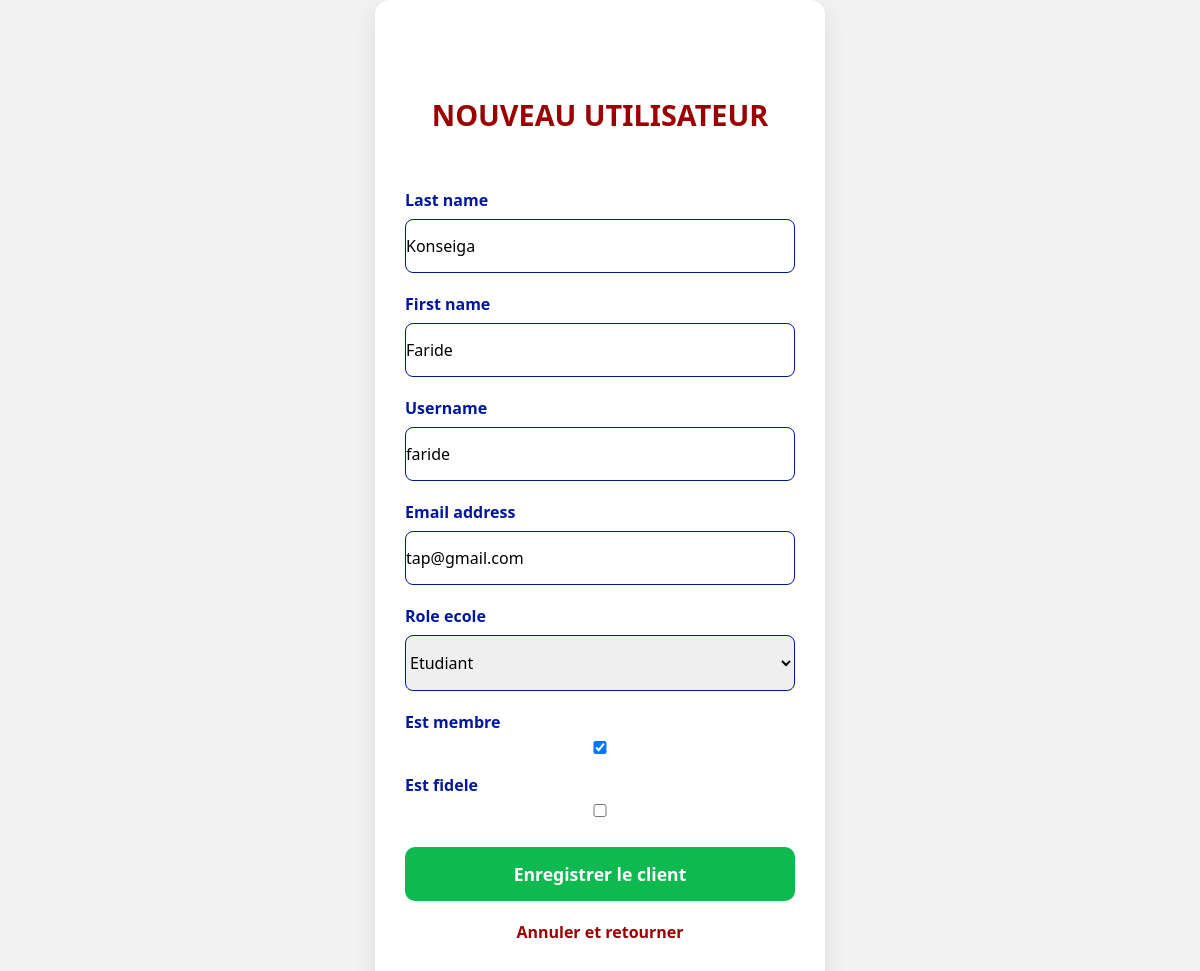
/client/modifier/faride, run on the app's committed database.
### users/models.py (models this page shows, shortened)
class Users(AbstractUser):
    CHOIX_ROLE = (
        ('etudiant', 'Etudiant'),
        ('professeur', 'Professeur'),
        ('personnel', 'Personnel'),
        ('delegue', 'Délégué de promotion')
    )
    role_ecole = models.CharField(max_length=50, choices=CHOIX_ROLE, default='etudiant')
    est_membre = models.BooleanField(default=False)
    est_fidele = models.BooleanField(default=False)

### users/views.py (the view)
# urls.py: path('client/modifier/<str:username>', views.modifier_client, name="modifier_client"),
def modifier_client(request, username):
    user = get_object_or_404(Users, username=username)
    if request.method == 'POST':
        form = UserForm(request.POST, request.FILES, instance=user)
        if form.is_valid():
            form.save()
            return redirect('clients')
    else:
        form = UserForm(instance=user)
    return render(request, 'comptes/ajout_client.html', {'form':form, 'modifier': True})

### users/forms.py
class UserForm(forms.ModelForm):
    class Meta:
        model = Users
        fields = [
            "last_name",
            "first_name",
            "username",
            "email",
            "role_ecole",
            "est_membre",
            "est_fidele",
            ]

### users/templates/comptes/ajout_client.html (shortened to what this page needs)
<!DOCTYPE html>
<html lang="fr">
<head>
</head>
<body>
    <div class="principale">
        <h1>Nouveau utilisateur</h1>
        <form method="post" enctype="multipart/form-data">
            {% for field in form %}
            <div class="formulaire">
                <label>{{ field.label }}</label>
                    {{ field }}
            </div>
            {% endfor %}
            <button type="submit">Enregistrer le client</button>
        </form>
        <a href="{% url 'clients' %}"class="btn-back">Annuler et retourner</a>
    </div>
</body>
</html>

### users/templates/comptes/ajout_client.html (style rules this page uses)
* { margin: 0; padding: 0; font-family: 'Segoe UI', Roboto, sans-serif; box-sizing: border-box; }
body { background-color: #f2f2f2ff; display: flex; justify-content: center; align-items: center; min-height: 100vh; }
.principale { background-color: white; color: #01189bff; padding: 70px 30px; width: 100%; max-width: 450px; border-radius: 15px; box-shadow: 0 10px 25px rgba(0,0,0,0.1); }
h1 { text-align: center; text-transform: uppercase; font-weight: 800; padding: 25px 0; font-size: 1.8em; margin-bottom: 30px; color: #9b0101ff; }
.formulaire { margin-bottom: 20px; display: flex; justify-content: space-between; flex-direction: column; }
.formulaire label { font-weight: 700; margin-bottom: 8px; }
.formulaire input, .formulaire select, .formulaire textarea { padding: 15px 0px; width: 100%; border: 1px solid #01189bff; border-radius: 8px; font-size: 1rem; transition: border-color 0.3s; }
button { width: 100%; background-color: #0eb950ff; color: white; padding: 15px; border: none; border-radius: 10px; font-size: 1.1em; font-weight: 700; cursor: pointer; transition: all 0.3s ease; margin-top: 10px; }
.btn-back { display: block; text-align: center; margin-top: 20px; text-decoration: none; color: #9b0101ff; font-weight: 600; }

### data on the page
Users: form "Konseiga" "Faride" "faride" "tap@gmail.com" "Etudiant" "☑"

### other printed values
{{ field.label }} "Last name" "First name" "Username" "Email address" "Role ecole" "Est membre" "Est fidele"
